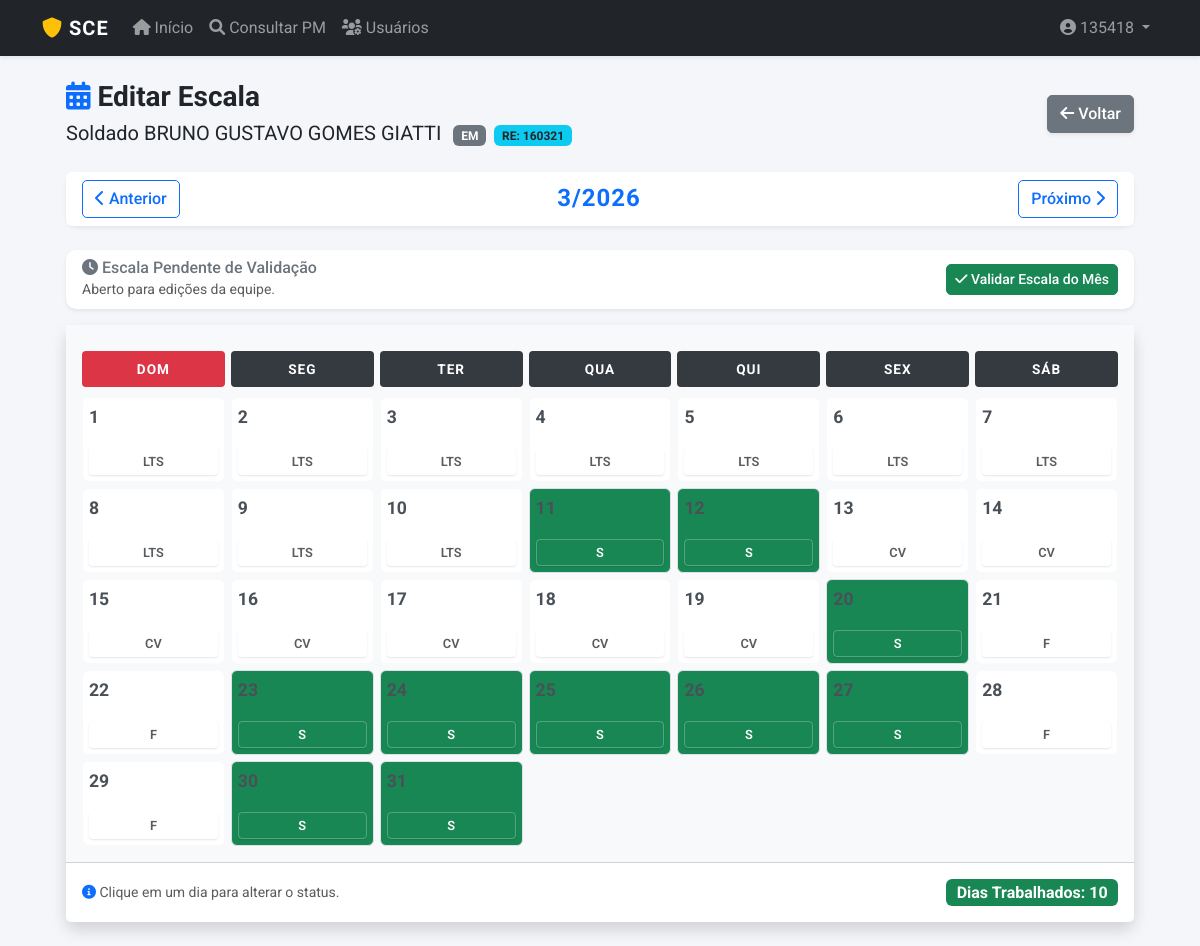
Screenshot of /escala/1 (signed in) with the database file from the repository.
### app.py (models this page shows)
class Usuario(UserMixin, db.Model):
    id = db.Column(db.Integer, primary_key=True)
    username = db.Column(db.String(20), unique=True, nullable=False)
    re = db.Column(db.String(20), unique=True, nullable=False)
    nome = db.Column(db.String(100), nullable=False)
    password = db.Column(db.String(100), nullable=False)
    perfil = db.Column(db.String(20), default='comum') # 'admin', 'operador', 'comum'

class Policial(db.Model):
    id = db.Column(db.Integer, primary_key=True)
    posto = db.Column(db.String(20))
    re = db.Column(db.String(20), unique=True)
    nome = db.Column(db.String(100))
    nome_guerra = db.Column(db.String(50))
    cia = db.Column(db.String(20))
    secao_em = db.Column(db.String(50))
    tipo_escala = db.Column(db.String(20))
    inicio_pares = db.Column(db.Boolean, default=True) # True = Dias Pares
    data_base_escala = db.Column(db.Date, nullable=True)
    funcao = db.Column(db.String(100))
    equipe = db.Column(db.String(50))
    viatura = db.Column(db.String(50))
    ativo = db.Column(db.Boolean, default=True)
    status_saude = db.Column(db.String(50), default='Apto Sem Restrições')
    restricao_tipo = db.Column(db.String(100))
    data_fim_restricao = db.Column(db.Date)

class AlteracaoEscala(db.Model):
    id = db.Column(db.Integer, primary_key=True)
    policial_id = db.Column(db.Integer, db.ForeignKey('policial.id'))
    data = db.Column(db.Date)
    valor = db.Column(db.String(10))
    motivo = db.Column(db.String(200))

### app.py (the view)
@app.route('/escala/<int:id_pm>')
@login_required
def escala(id_pm):
    pm = db.session.get(Policial, id_pm)
    hoje = datetime.now()
    mes = request.args.get('mes', hoje.month, type=int)
    ano = request.args.get('ano', hoje.year, type=int)
    p_dia, u_dia = calendar.monthrange(ano, mes)
    dias_vazios = (p_dia + 1) % 7
    escala_vis = []; total_trabalhado = 0
    siglas_folga = ['F', 'A', 'F*', 'JM', 'FM', 'DS', 'DR', 'FR', 'PF', 'CV', 'LTS', 'EAP', 'LT', 'LG', 'PT', 'LA', 'NP', 'FN', 'FS']
    for d in range(1, u_dia + 1):
        dt = datetime(ano, mes, d)
        sigla = calcular_escala_dia(pm, dt)
        if sigla not in siglas_folga: total_trabalhado += 1
        cor = 'bg-light'
        if sigla in siglas_folga: cor = 'bg-white text-muted border-light'
        elif sigla in ['S', 'S/1', 'S/2', 'S/8' 'M1', 'M2']: cor = 'bg-success text-white'
        elif sigla in ['S/3', 'S/4', 'S/5', 'S/6', 'S/7']: cor = 'bg-primary text-white'
        elif sigla in ['LTS', 'CV', 'FN', 'FS']: cor = 'bg-warning text-dark'
        elif sigla in ['SS', 'SR', 'EE']: cor = 'bg-info text-dark'
        elif sigla in ['LP']: cor = 'bg-info text-white', 'Licença Prêmio'
        elif sigla in ['LSV']: cor = 'bg-secondary text-white', 'Licença S/ Venc.'
        elif sigla in ['AD']: cor = 'bg-primary text-white', 'Adido (Outra OPM)'
        escala_vis.append({'dia': d, 'valor': sigla, 'classe': cor, 'data_iso': dt.strftime('%Y-%m-%d')})
    nav = {'ant_m': mes-1 if mes>1 else 12, 'ant_a': ano if mes>1 else ano-1, 'prox_m': mes+1 if mes<12 else 1, 'prox_a': ano if mes<12 else ano+1}
    validacao = ValidacaoMensal.query.filter_by(policial_id=id_pm, mes=mes, ano=ano).first()
    return render_template('editar.html', pm=pm, mes=mes, ano=ano, escala=escala_vis, dias_vazios=dias_vazios, totais={'trabalhado': total_trabalhado}, nav=nav, validacao=validacao, current_user=current_user)

### app.py (called while the page is built)
@login_manager.user_loader
def load_user(user_id):
    return db.session.get(Usuario, int(user_id))

def e_feriado(data_obj):
    if isinstance(data_obj, datetime): data = data_obj.date()
    else: data = data_obj
    feriados = [(1, 1), (21, 4), (1, 5), (9, 7), (12, 10), (2, 11), (15, 11), (25, 12)]
    return (data.day, data.month) in feriados

### templates/editar.html (shortened to what this page needs)
{% extends "base.html" %}
{% block content %}
<div class="container-fluid px-4">
    <div class="row mb-4 align-items-center">
        <div class="col-md-8">
            <h3 class="m-0 text-dark fw-bold"><i class="fas fa-calendar-alt text-primary"></i> Editar Escala</h3>
            <div class="mt-1 text-muted">
                <span class="fs-5 text-dark">{{ pm.posto }} {{ pm.nome }}</span>
                <span class="badge bg-secondary ms-2">{{ pm.cia }}</span>
                <span class="badge bg-info text-dark ms-1">RE: {{ pm.re }}</span>
            </div>
        </div>
        <div class="col-md-4 text-end">
            <a href="{{ url_for('index') }}" class="btn btn-secondary shadow-sm"><i class="fas fa-arrow-left"></i> Voltar</a>
        </div>
    </div>
    <div class="card shadow-sm mb-4 border-0">
        <div class="card-body py-2 d-flex justify-content-between align-items-center bg-white rounded">
            <a href="{{ url_for('escala', id_pm=pm.id, mes=nav.ant_m, ano=nav.ant_a) }}" class="btn btn-outline-primary">
                <i class="fas fa-chevron-left"></i> Anterior
            </a>
            <h4 class="m-0 fw-bold text-uppercase text-primary" style="letter-spacing: 1px;">{{ mes }}/{{ ano }}</h4>
            <a href="{{ url_for('escala', id_pm=pm.id, mes=nav.prox_m, ano=nav.prox_a) }}" class="btn btn-outline-primary">
                Próximo <i class="fas fa-chevron-right"></i>
            </a>
        </div>
    </div>
        <div class="card mb-3 shadow-sm {% if validacao %}border-success{% else %}border-secondary{% endif %}">
            <div class="card-body d-flex justify-content-between align-items-center py-2">
                <div>
                    {% if validacao %}
                        <h6 class="text-success mb-0"><i class="fas fa-check-double"></i> Escala Validada Oficialmente</h6>
                        <small class="text-muted">Por: <strong>{{ validacao.admin_info }}</strong> em {{ validacao.data_validacao.strftime('%d/%m/%Y às %H:%M') }}</small>
                    {% else %}
                        <h6 class="text-secondary mb-0"><i class="fas fa-clock"></i> Escala Pendente de Validação</h6>
                        <small class="text-muted">Aberto para edições da equipe.</small>
                    {% endif %}
                </div>
                <div>
                    {% if current_user.perfil == 'admin' %}
                        {% if validacao %}
                            <form action="{{ url_for('revogar_validacao', id_pm=pm.id, mes=mes, ano=ano) }}" method="POST" class="d-inline">
                                <button type="submit" class="btn btn-outline-danger btn-sm">
                                    <i class="fas fa-unlock"></i> Revogar Validação
                                </button>
                            </form>
                        {% else %}
                            <form action="{{ url_for('validar_escala', id_pm=pm.id, mes=mes, ano=ano) }}" method="POST" class="d-inline">
                                <button type="submit" class="btn btn-success btn-sm">
                                    <i class="fas fa-check"></i> Validar Escala do Mês
                                </button>
                            </form>
                        {% endif %}
                    {% endif %}
                </div>
            </div>
        </div>
    <div class="card shadow border-0">
        <div class="card-body p-3 bg-light">
            <div class="calendar-grid mb-2">
                <div class="calendar-header bg-danger">DOM</div>
                <div class="calendar-header">SEG</div>
                <div class="calendar-header">TER</div>
                <div class="calendar-header">QUA</div>
                <div class="calendar-header">QUI</div>
                <div class="calendar-header">SEX</div>
                <div class="calendar-header">SÁB</div>
            </div>
            <div class="calendar-grid">
                {% for dia in escala %}
                    <div class="calendar-day {{ dia.classe }}"
                         onclick="prepararModal('{{ dia.data_iso }}', '{{ dia.valor }}')">
                        <div class="d-flex justify-content-between align-items-start">
                            <span class="day-number">{{ dia.dia }}</span>
                        </div>
                        <div class="day-value border border-white border-opacity-25">
                            {{ dia.valor }}
                        </div>
                    </div>
                {% endfor %}
            </div>
        </div>
        <div class="card-footer bg-white text-muted small py-3">
            <div class="d-flex justify-content-between align-items-center">
                <span><i class="fas fa-info-circle text-primary"></i> Clique em um dia para alterar o status.</span>
                <span class="badge bg-success fs-6">Dias Trabalhados: {{ totais.trabalhado }}</span>
            </div>
        </div>
    </div>
</div>
{% endblock %}

### templates/base.html (shortened to what this page needs)
<!DOCTYPE html>
<html lang="pt-br">
<head>
    <link href="https://cdn.jsdelivr.net/npm/bootstrap@5.3.0/dist/css/bootstrap.min.css" rel="stylesheet">
    <link href="https://cdnjs.cloudflare.com/ajax/libs/font-awesome/6.0.0/css/all.min.css" rel="stylesheet">
</head>
<body>
    <nav class="navbar navbar-expand-lg navbar-dark bg-dark shadow-sm">
        <div class="container">
            <a class="navbar-brand" href="{{ url_for('index') }}">
                <i class="fas fa-shield-alt text-warning"></i> SCE
            </a>
            <div class="collapse navbar-collapse" id="navbarNav">
                <ul class="navbar-nav me-auto">
                    <li class="nav-item">
                        <a class="nav-link" href="{{ url_for('index') }}">
                            <i class="fas fa-home"></i> Início
                        </a>
                    </li>
                    {% if current_user.is_authenticated %}
                    <li class="nav-item">
                        <a class="nav-link" href="{{ url_for('consultar_pm') }}">
                            <i class="fas fa-search"></i> Consultar PM
                        </a>
                    </li>
                    {% endif %}
                    {% if current_user.is_authenticated and current_user.perfil == 'admin' %}
                    <li class="nav-item">
                        <a class="nav-link" href="{{ url_for('listar_usuarios') }}">
                            <i class="fas fa-users-cog"></i> Usuários
                        </a>
                    </li>
                    {% endif %}
                </ul>
                <ul class="navbar-nav">
                    {% if current_user.is_authenticated %}
                    <li class="nav-item dropdown">
                        <a class="nav-link dropdown-toggle" href="#" id="userDrop" role="button" data-bs-toggle="dropdown">
                            <i class="fas fa-user-circle"></i> {{ current_user.username }}
                        </a>
                    </li>
                    {% else %}
                    <li class="nav-item">
                        <a class="nav-link" href="{{ url_for('login') }}">Entrar</a>
                    </li>
                    {% endif %}
                </ul>
            </div>
        </div>
    </nav>
    <div class="container py-4">
        {% block content %}{% endblock %}
    </div>
</body>
</html>

### templates/base.html (style rules this page uses)
body { font-family: 'Roboto', sans-serif; background-color: #f4f6f9; }
.navbar-brand { font-weight: 700; letter-spacing: 1px; }
.card { border: none; border-radius: 10px; box-shadow: 0 4px 6px rgba(0,0,0,0.1); }
.btn { border-radius: 5px; font-weight: 500; }

### templates/editar.html (style rules this page uses)
.calendar-grid { display: grid; grid-template-columns: repeat(7, 1fr); gap: 6px; margin-top: 10px; }
.calendar-header { text-align: center; font-weight: bold; background-color: #343a40; color: white; padding: 8px 0; border-radius: 4px; font-size: 0.85rem; letter-spacing: 1px; }
.calendar-day { min-height: 85px; border: 1px solid #dee2e6; border-radius: 6px; background-color: white; padding: 6px; position: relative; transition: all 0.2s; display: flex; flex-direction: column; justify-content: space-between; cursor: pointer; }
.day-number { font-weight: 700; font-size: 1.1rem; color: #495057; }
.day-value { font-size: 0.8rem; padding: 3px; border-radius: 4px; text-align: center; width: 100%; font-weight: 600; box-shadow: 0 1px 2px rgba(0,0,0,0.1); }
.bg-white { background-color: #ffffff !important; }
.bg-light { background-color: #f8f9fa !important; }

### rows the page displays
Usuario: username "135418"
Policial: posto "Soldado", nome "BRUNO GUSTAVO GOMES GIATTI", cia "EM", re "160321"
AlteracaoEscala: dia "1", valor "LTS"
AlteracaoEscala: dia "2", valor "LTS"
AlteracaoEscala: dia "3", valor "LTS"
AlteracaoEscala: dia "4", valor "LTS"
AlteracaoEscala: dia "5", valor "LTS"
AlteracaoEscala: dia "6", valor "LTS"
AlteracaoEscala: dia "7", valor "LTS"
AlteracaoEscala: dia "8", valor "LTS"
AlteracaoEscala: dia "9", valor "LTS"
AlteracaoEscala: dia "10", valor "LTS"
AlteracaoEscala: dia "13", valor "CV"
AlteracaoEscala: dia "14", valor "CV"
AlteracaoEscala: dia "15", valor "CV"
AlteracaoEscala: dia "16", valor "CV"
AlteracaoEscala: dia "17", valor "CV"
AlteracaoEscala: dia "18", valor "CV"
AlteracaoEscala: dia "19", valor "CV"

### other values shown
{{ mes }} "3"
{{ ano }} "2026"
{{ dia.valor }} "S" "S" "S" "F" "F" "S" "S" "S" "S" "S" "F" "F" "S" "S"
{{ dia.dia }} "21" "22" "28" "29"
{{ totais.trabalhado }} "10"
